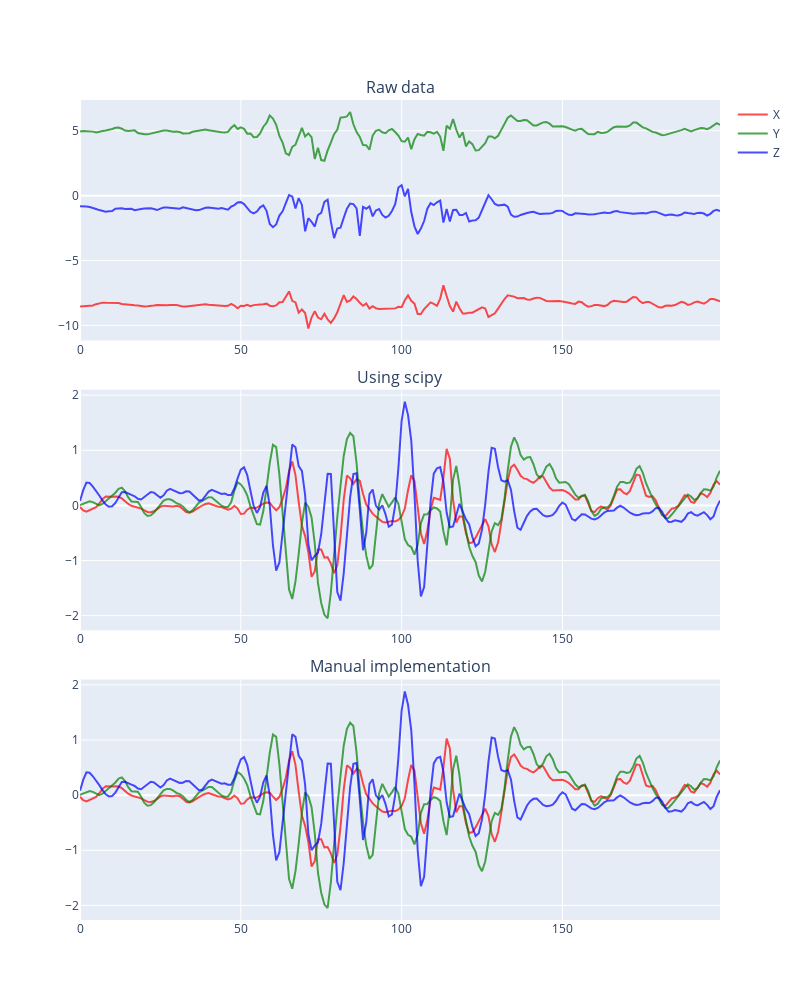

Notebook code cell kept with this figure:
### Code cell
fig = make_subplots(rows=3, cols=1, 
                    subplot_titles=("Raw data", "Using scipy", "Manual implementation"),
                    vertical_spacing=0.06)

axes_names = ["X", "Y", "Z"]
colors = ["red", "green", "blue"]

x = np.arange(0, 200, 1)

for feature, axis_name, color in zip(sample_data.T, axes_names, colors):
    fig.add_trace(go.Scatter(x=x, y=feature, mode='lines', name=axis_name, opacity=0.7,
                 line =dict(color=color)),
                 row=1, col=1)

for feature, axis_name, color in zip(data_prep_high_level.T, axes_names, colors):
    
    fig.add_trace(go.Scatter(x=x, y=feature, mode='lines', name=axis_name, opacity=0.7,
                 line =dict(color=color), showlegend=False),
                 row=2, col=1)

for feature, axis_name, color in zip(data_prep_mid_level.T, axes_names, colors):
    fig.add_trace(go.Scatter(x=x, y=feature, mode='lines', name=axis_name, opacity=0.7,
                 line =dict(color=color), showlegend=False),
                 row=3, col=1)

fig.update_layout(width = 800, height = 1000)
fig.update_xaxes(matches='x')
fig.show()

### Figure 1 — Plotly figure (JSON) as saved in the notebook; plotly's stock layout.template omitted (floating-point values rounded to 4 significant figures; data arrays with more than 128 entries replaced by an {"elided": "..."} marker saying what was removed)
{"data": [{"line": {"color": "red"}, "mode": "lines", "name": "X", "opacity": 0.7, "type": "scatter", "x": {"elided": "200 int values"}, "xaxis": "x", "y": {"elided": "200 float values"}, "yaxis": "y"}, {"line": {"color": "green"}, "mode": "lines", "name": "Y", "opacity": 0.7, "type": "scatter", "x": {"elided": "200 int values"}, "xaxis": "x", "y": {"elided": "200 float values"}, "yaxis": "y"}, {"line": {"color": "blue"}, "mode": "lines", "name": "Z", "opacity": 0.7, "type": "scatter", "x": {"elided": "200 int values"}, "xaxis": "x", "y": {"elided": "200 float values"}, "yaxis": "y"}, {"line": {"color": "red"}, "mode": "lines", "name": "X", "opacity": 0.7, "showlegend": false, "type": "scatter", "x": {"elided": "200 int values"}, "xaxis": "x2", "y": {"elided": "200 float values"}, "yaxis": "y2"}, {"line": {"color": "green"}, "mode": "lines", "name": "Y", "opacity": 0.7, "showlegend": false, "type": "scatter", "x": {"elided": "200 int values"}, "xaxis": "x2", "y": {"elided": "200 float values"}, "yaxis": "y2"}, {"line": {"color": "blue"}, "mode": "lines", "name": "Z", "opacity": 0.7, "showlegend": false, "type": "scatter", "x": {"elided": "200 int values"}, "xaxis": "x2", "y": {"elided": "200 float values"}, "yaxis": "y2"}, {"line": {"color": "red"}, "mode": "lines", "name": "X", "opacity": 0.7, "showlegend": false, "type": "scatter", "x": {"elided": "200 int values"}, "xaxis": "x3", "y": {"elided": "200 float values"}, "yaxis": "y3"}, {"line": {"color": "green"}, "mode": "lines", "name": "Y", "opacity": 0.7, "showlegend": false, "type": "scatter", "x": {"elided": "200 int values"}, "xaxis": "x3", "y": {"elided": "200 float values"}, "yaxis": "y3"}, {"line": {"color": "blue"}, "mode": "lines", "name": "Z", "opacity": 0.7, "showlegend": false, "type": "scatter", "x": {"elided": "200 int values"}, "xaxis": "x3", "y": {"elided": "200 float values"}, "yaxis": "y3"}], "layout": {"annotations": [{"font": {"size": 16}, "showarrow": false, "text": "Raw data", "x": 0.5, "xanchor": "center", "xref": "paper", "y": 1, "yanchor": "bottom", "yref": "paper"}, {"font": {"size": 16}, "showarrow": false, "text": "Using scipy", "x": 0.5, "xanchor": "center", "xref": "paper", "y": 0.6467, "yanchor": "bottom", "yref": "paper"}, {"font": {"size": 16}, "showarrow": false, "text": "Manual implementation", "x": 0.5, "xanchor": "center", "xref": "paper", "y": 0.2933, "yanchor": "bottom", "yref": "paper"}], "height": 1000, "width": 800, "xaxis": {"anchor": "y", "autorange": true, "domain": [0, 1], "matches": "x", "range": [0, 199], "type": "linear"}, "xaxis2": {"anchor": "y2", "autorange": true, "domain": [0, 1], "matches": "x", "range": [0, 199], "type": "linear"}, "xaxis3": {"anchor": "y3", "autorange": true, "domain": [0, 1], "matches": "x", "range": [0, 199], "type": "linear"}, "yaxis": {"anchor": "x", "autorange": true, "domain": [0.7067, 1], "range": [-11.17, 7.372], "type": "linear"}, "yaxis2": {"anchor": "x2", "autorange": true, "domain": [0.3533, 0.6467], "range": [-2.265, 2.098], "type": "linear"}, "yaxis3": {"anchor": "x3", "autorange": true, "domain": [0, 0.2933], "range": [-2.265, 2.098], "type": "linear"}}}
